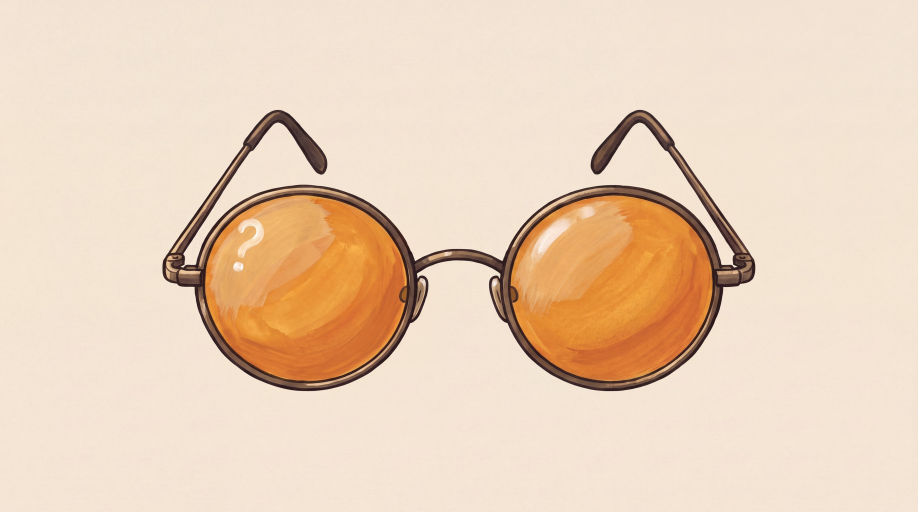
#> input picture channels/storybook-medical/refs/glasses-front.jpg, 2752 x 1536 px (shown at 1/3 size)
$ python -i hero_real_hcs10.py   (imports and definitions only)
#> lines starting #> are read from the running program, lines starting #| are printed output that depends on the picture
"""HCS10 Pettenkofer: the 4 HERO shots on REAL art (user 2026-11-20: "generate the 4 HERO shots' pieces FIRST and show
me them on real art before the 9 story images (same as Gage)"). Free: no paid call.

The approved motion (hero_previz_hcs10.py) is reused as it is; only three things change:
  1. the plate is the generated plate (assets/images/refs/plate-s<n>.png) and every piece is the cut-out of its paid
     sheet (assets/images/sprites/<name>/, fx_prep.sheet), scaled so its size matches the approved stand-in (the stand-ins
     were drawn to the storyboard's L51 centimetres, so the real pieces keep those sizes);
  2. every key time is warped from the estimated word to Liam's REAL word (artifacts/word_timestamps.json): a piecewise
     linear map through the key words, so a swap still lands ON its word;
  3. the sound is the narration itself (the shot's window of narration.wav) + the shot's SFX stand-ins.
Out: projects/hcs10-pettenkofer/review/hero/<n>-real.mp4 + <n>-real-sheet.jpg

    python channels/storybook-medical/editorial/episodes/HCS10-pettenkofer/hero_real_hcs10.py [1 4 6 7]
"""
from __future__ import annotations

import json
import subprocess
import sys
from pathlib import Path

import numpy as np
from PIL import Image

sys.path.insert(0, str(Path(__file__).resolve().parent))
import hero_previz_hcs10 as hp  # noqa: E402

P, W, H, FPS, OW, OH = hp.P, hp.W, hp.H, hp.FPS, hp.OW, hp.OH
# [1 line not run here, left out]
NARR = P / "assets/audio/narration.wav"

# shot windows on Liam's take (cuts in the pauses) and the warp: (estimated t in the shot, the real word it stands for)
SHOT = {
    "1": {"win": (0.00, 5.40), "warp": [(3.3, "drink"), (3.7, "cholera.")], "piece": "plate-s1"},
    "4": {"win": (15.60, 19.30), "warp": [(3.0, "no.")], "piece": "plate-s4"},
    "6": {"win": (24.85, 28.30), "warp": [(0.4, "gulp."), (1.55, "purest")], "piece": "plate-s6"},
    "7": {"win": (28.30, 31.30), "warp": [(2.8, "cramps")], "piece": "plate-s7"},
}
# how each real cut-out is matched to its stand-in: the size measured on (h = bbox height, w = width, m = the longer side)
# and the anchor rule (the same body point the stand-in's anchor marks)
PIECE = {("1", "hand-glass"): "hand-glass-s1", ("1", "student-hand"): "student-hand-s1", ("4", "pettenkofer"): "pettenkofer-s4",
         ("6", "pettenkofer"): "pettenkofer-s6", ("7", "hand"): "hand-s7"}
FIT = {"hand-glass-s1": ("h", "top"), "student-hand-s1": ("w", "left"), "pettenkofer-s4": ("h", "bottom"),
       "pettenkofer-s6": ("h", "bottom"), "hand-s7": ("m", "center")}
# the real plates put things in other places than the stand-ins (measured on a 0.1 grid, 2026-11-20), so the
# positions are re-set here; the TIMES stay the approved ones (warped onto Liam's words). Key lists match the
# stand-in keys one by one. SIZE: a target piece height (frame fractions) where the plate's scale differs from the
# stand-in's (s4: Pettenkofer behind the bench is as big as Matt, ≈ 0.24 of the frame, not the stand-in's MS).
SIZE = {"pettenkofer-s4": 0.33}   # v2 plate (close OTS): waist on the bench's far edge, head top ≈ 0.16 (glass ≈ 7 cm = 0.03 H)
REAL = {
    # v2 plate-s1 (2026-11-20): the head lower (hair top 0.36, under the hook card), his mouth at (0.63, 0.62)
    "1": {"actors": {"hand-glass": [(0.60, 0.93), (0.63, 0.625)],                 # the glass rim rises to his lower lip
                     "student-hand": [(1.05, 0.84), (0.86, 0.82), (0.76, 0.81)]}},  # reaches in, stops short of his wrist
    # v2 plate-s4: a true over-the-shoulder; he stands behind the near bench in the gap between the two backs
    "4": {"actors": {"pettenkofer": [(0.48, 0.49), (0.48, 0.49)]}, "glint": (0.814, 0.252)},
    "6": {"actors": {"pettenkofer": [(0.40, 1.02), (0.40, 1.02)]}},
    "7": {"actors": {"hand": [(0.47, 0.64), (0.47, 0.64)]},                       # on the bare wood, arm from lower right
          # v2 sheet: start at the 1.10 framing so the sleeve end and the sheet corner stay out of frame from frame 0
          "cam": [(1.10, 0, -2), (1.16, 0, -2)]},
}


# [12 lines left out: functions _word_t, _warp_fn, not called in this run]


def _bbox_fit(im: Image.Image, mode: str) -> float:
    b = im.getbbox()
    return {"h": b[3] - b[1], "w": b[2] - b[0], "m": max(b[2] - b[0], b[3] - b[1])}[mode]


# [15 lines left out: function _anchor, not called in this run]


def _soften_writing(im: Image.Image, keep: float = 0.25) -> Image.Image:
    """Free fix (2026-11-20): pose-hand-s7 came back with "Lorem ipsum ..." on the sheet (L15 again, inside a pose sheet).
    The ink strokes inside the paper are inpainted with the paper and `keep` of them blended back: faint marks, no letters.
    v2 sheet (2026-11-20): the clutched sheet came back blank, so the flat one keeps only 10 % (no pop at the dissolve)."""
    import cv2
    rgba = np.array(im)
    rgb = np.ascontiguousarray(rgba[..., :3])
    hsv = cv2.cvtColor(rgb, cv2.COLOR_RGB2HSV)
    paper = ((hsv[..., 1] < 40) & (hsv[..., 2] > 170) & (rgba[..., 3] > 200)).astype(np.uint8)
    region = cv2.morphologyEx(paper, cv2.MORPH_CLOSE, np.ones((25, 25), np.uint8))
    ink = (region > 0) & (paper == 0) & (hsv[..., 1] < 60) & (hsv[..., 2] < 170)
    ink = cv2.dilate(ink.astype(np.uint8), np.ones((3, 3), np.uint8))
    clean = cv2.inpaint(rgb, ink * 255, 5, cv2.INPAINT_TELEA)
    out = np.where(ink[..., None] > 0, ((1 - keep) * clean + keep * rgb).astype(np.uint8), rgb)
    return Image.fromarray(np.dstack([out, rgba[..., 3]]), "RGBA")


# [13 lines left out: function _no_paper_s1, not called in this run]


PLATE_FIX = {"1": _no_paper_s1}
SOFTEN = {("hand-s7", "flat"): 0.10}


# [125 lines left out: functions _real_piece, build, render, pieces_sheet, not called in this run]


# [6 lines not run here, left out]

>>> import cv2
>>> picture = cv2.imread('../../../refs/glasses-front.jpg', cv2.IMREAD_GRAYSCALE)
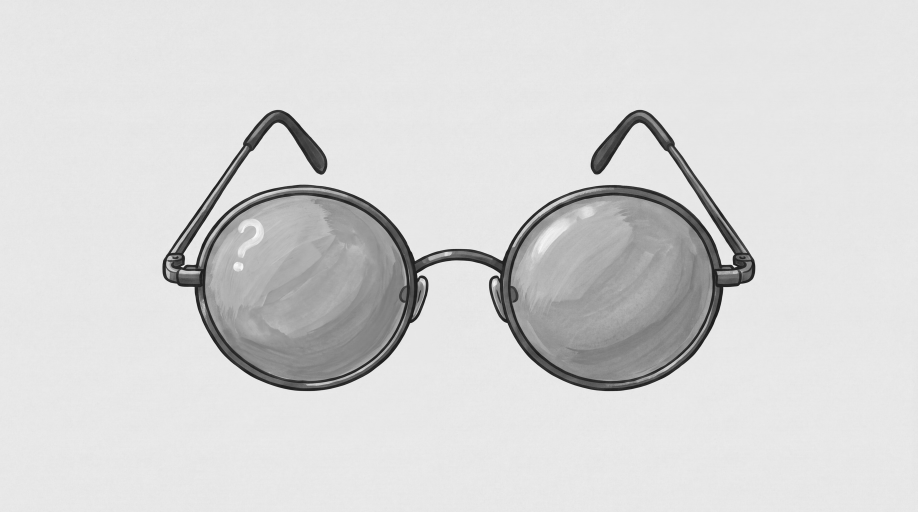
#> picture: shape (1536, 2752) (shown at 1/3 size); min 13, max 255, mean 214.7
>>> result = _soften_writing(picture)
#> in _soften_writing, `rgb = np.ascontiguousarray(rgba[..., :3])`: rgb = 1536 rows, first 8: [230, 231, 231], [231, 232, 231], [230, 231, 231], [229, 230, 229], [229, 230, 229], [230, 231, 231], [231, 232, 231], [230, 231, 231]
#> (the run stopped early here; a loop or call above may not have finished)

$ run again, on channels/storybook-medical/refs/matt-sheet.jpg
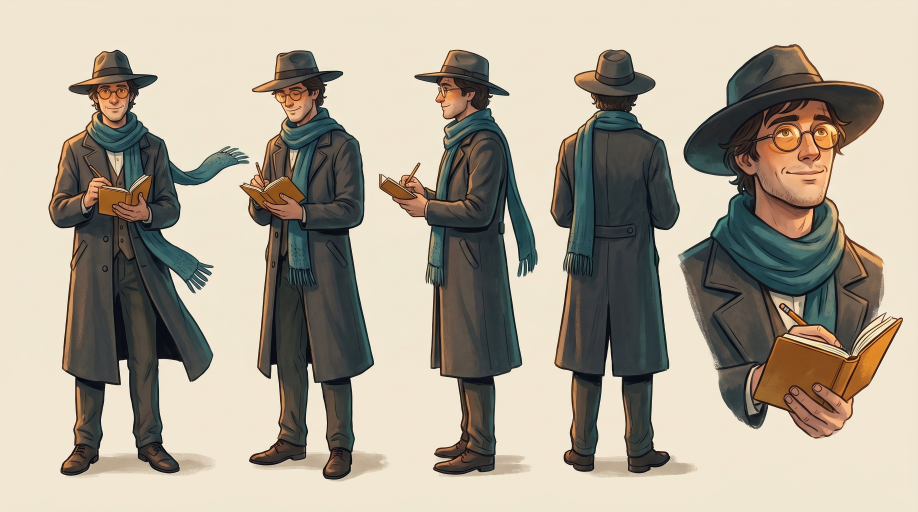
#> input picture channels/storybook-medical/refs/matt-sheet.jpg, 2752 x 1536 px (shown at 1/3 size)
#> `picture = cv2.imread('../../../refs/glasses-front.jpg', cv2.IMREAD_GRA..`:
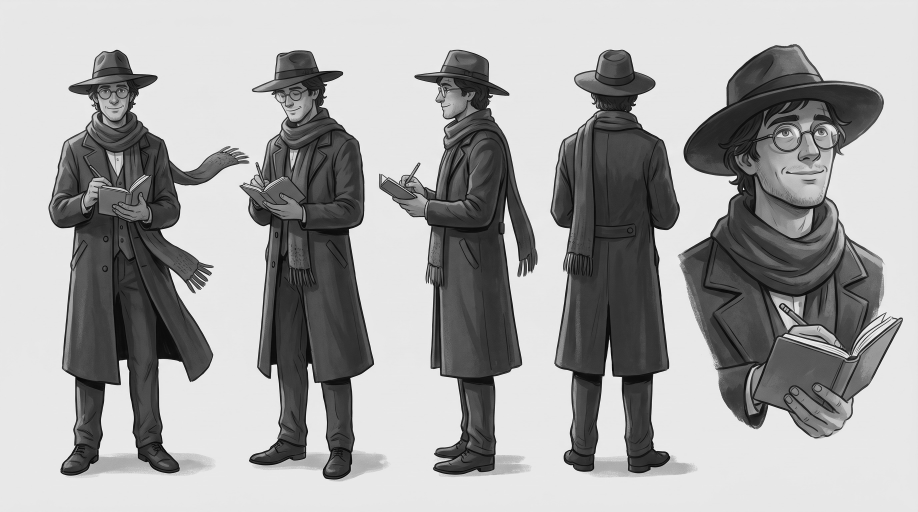
#> picture: shape (1536, 2752) (shown at 1/3 size); min 0, max 255, mean 164.9
#> rgb = 1536 rows, first 8: [231, 231, 231], [231, 231, 231], [232, 232, 232], [232, 232, 231], [232, 231, 231], [231, 231, 231], [231, 231, 231], [231, 231, 232]
